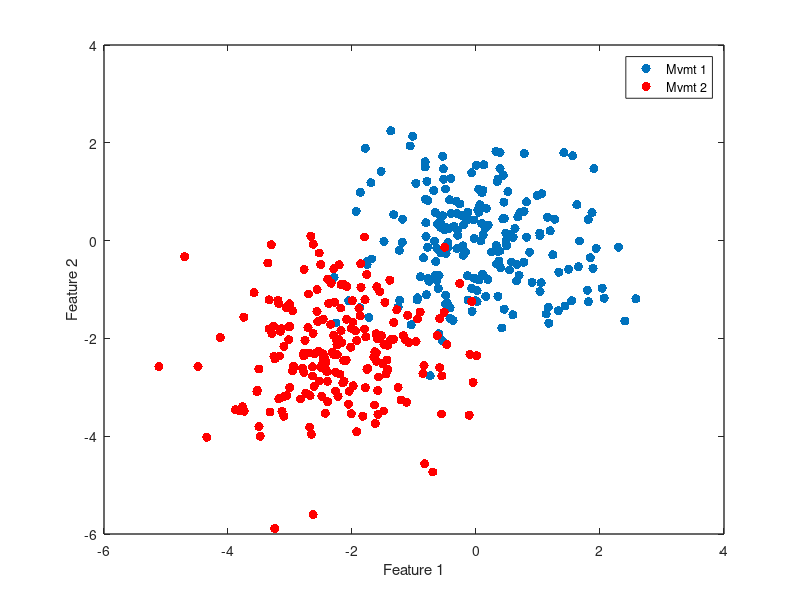

MATLAB code for this plot: (Note: this script raises an error after producing the figure.)

% COME HERE FROM THE REPRESENTATIONAL STRUCURE ANALYSES CODE

%% SIMULATION OF THE TESTING SCHEME
% create two datasets 

a= randn(200,2);
b=randn(200,2)+[-2.25,-2.25];
figure;plot(a(:,1),a(:,2),'.','MarkerSize',20)
hold on
plot(b(:,1),b(:,2),'.r','MarkerSize',20)
set(gcf,'Color','w')
set(gca,'LineWidth',1)
xlabel('Feature 1')
ylabel('Feature 2')
legend({'Mvmt 1','Mvmt 2'})
box on
% compute mahal distance
dstat = mahal2(a,b,2);
title(['Mahalanobis distance of ' num2str(dstat)])

a=a';b=b';
s1 = size(a,2);
c = [a b];
m = mean(c,2);
X = cov(c');
C12 = chol(X);

% plot the ellipse
[v,d]=eigs(X); % ellipse length is sqrt(e.value) in direction of e.vector
d=diag(d);
ra=sqrt(5.991*d(1));
rb=sqrt(5.991*d(2));
v1=v(:,1);
ang = atan(v1(2)/v1(1));
c0=mean(c,2);
xlim([min(c(1,:))-1 max(c(1,:))+1])
ylim([min(c(2,:))-1 max(c(2,:))+1])
figure;plot(a(1,:),a(2,:),'.','MarkerSize',20)
hold on
plot(b(1,:),b(2,:),'.r','MarkerSize',20)
ellipse(ra,rb,ang,c0(1),c0(2),'k');
title(['Gaussian fit to overall data'])
xlim([min(c(1,:))-1 max(c(1,:))+1])
ylim([min(c(2,:))-1 max(c(2,:))+1])
set(gcf,'Color','w')
set(gca,'LineWidth',1)
xlabel('Feature 1')
ylabel('Feature 2')
legend({'Mvmt 1','Mvmt 2'})

% example plotting
g = randn(size(c));
cnew = m + C12'*g;

% just plot it
figure;hold on
plot(cnew(1,:),cnew(2,:),'.k','MarkerSize',20)
ellipse(ra,rb,ang,c0(1),c0(2),'k');
xlim([min(c(1,:))-1 max(c(1,:))+1])
ylim([min(c(2,:))-1 max(c(2,:))+1])
set(gcf,'Color','w')
set(gca,'LineWidth',1)
xlabel('Feature 1')
ylabel('Feature 2')
legend('Sampling from Gaussian Fit')
box on


% find two clusters in the data
idx = kmeans(cnew', 2);
atmp = cnew(:,find(idx==1));
btmp = cnew(:,find(idx==2));
figure;plot(atmp(1,:),atmp(2,:),'.','MarkerSize',20)
hold on
plot(btmp(1,:),btmp(2,:),'.r','MarkerSize',20)
ellipse(ra,rb,ang,c0(1),c0(2),'k');
dd= mahal2(atmp',btmp',2);
title(['K-means parcellation, Mahalanobis dist of ' num2str(dd)])
xlim([min(c(1,:))-1 max(c(1,:))+1])
ylim([min(c(2,:))-1 max(c(2,:))+1])
set(gcf,'Color','w')
set(gca,'LineWidth',1)
xlabel('Feature 1')
ylabel('Feature 2')
legend({'Cluster 1','Cluster 2'})
box on

parfor i=1:500
    g = randn(size(c));
    cnew = m + C12'*g;

    % find two clusters in the data
    idx = kmeans(cnew', 2);
    atmp = cnew(:,find(idx==1));
    btmp = cnew(:,find(idx==2));
    dboot(i) = mahal2(atmp',btmp',2);

end
figure;hist(dboot)
vline(dstat)
sum(dboot>dstat)/length(dboot)



%%
%%%% null hypothesis testing -> permutation of each freq feature mvmt 1 and
% mvmt2. Create a cmmon distribution, sample from the distribution and use
% k-means to get two clusters. then find the mahab distance between the two
% clusters
%%% using all features
a = Data{13};
b = Data{14};
d = mahal2(a',b',2);
dboot=[];
s1 = size(a,2);
c = [a b];
m = mean(c,2);
X = cov(c');
C12 = chol(X);
parfor i=1:500
    g = randn(size(c));
    cnew = m + C12'*g;

    % find two clusters in the data
    idx = kmeans(cnew', 2);
    atmp = cnew(:,find(idx==1));
    btmp = cnew(:,find(idx==2));
    dboot(i) = mahal2(atmp',btmp',2);
end
figure;hist(dboot)
vline(d)
sum(dboot>d)/length(dboot)

%% SAME AS ABOVE BUT NOW FOR ALL PAIRWISE MOVEMENTS

% parallel cluster
clus = parcluster;
clus.NumWorkers = 18;
par_clus = clus.parpool(18);
load('/media/reza/ResearchDrive/B3 Data for ERP Analysis/Data_B3_ForMahabStats.mat')

tic
options = statset('UseParallel',true);
D_p=zeros(length(Data));
D_boot=[];
for i=1:length(Data)
    disp(i)
    a = Data{i};
    for j=i+1:length(Data)
        b = Data{j};
        d = mahal2(a',b',2);
        dboot=[];
        s1 = size(a,2);
        c = [a b];
        m = mean(c,2);
        X = cov(c');
        C12 = chol(X);
        parfor ii=1:750
            g = randn(size(c));
            cnew = m + C12'*g;

            % find two clusters in the data
            idx = kmeans(cnew', 2);
            atmp = cnew(:,find(idx==1));
            btmp = cnew(:,find(idx==2));

            % get mahab distance
            dboot(ii) = mahal2(atmp',btmp',2);
        end
        D_boot = [D_boot;dboot];
        D_p(i,j) = sum(dboot>d)/length(dboot);        
    end
end

Dtmp=squareform(D);
Db = D_boot(:);
Dtmp(end+1:length(Db))=NaN;
figure;boxplot(log10([Dtmp(:) Db(:)]),'Whisker',3)
set(gcf,'Color','w')
xticks(1:2)
xticklabels({'Real Data','Null distribution'})
ylabel('Log Distance')
title('B1')
set(gca,'FontSize',12)
box off
set(gca,'LineWidth',1)

[pfdr,pval]=mafdr(squareform(D_p')',0.05);pfdr
sum(squareform(D_p')<=pfdr)/length(squareform(D_p'))

%cd('F:\DATA\ecog data\ECoG BCI\GangulyServer\Multistate clicker')
%save pairwise_Mahab_Dist_Stats_B1 -v7.3

clear Data
cd('/media/reza/ResearchDrive/B3 Data for ERP Analysis/')
save pairwise_Mahab_Dist_Stats_B3 -v7.3

%clear Data Data_bkup TrialData
%cd('F:\DATA\ecog data\ECoG BCI\GangulyServer\Multistate B3')
%save pairwise_Mahab_Dist_Stats_B3 -v7.3
toc

%% Going down the dendrogram , simulation
a = rand(18,2);
z=linkage(a);
figure;dendrogram(z)
z(:,end+1) = ((size(a,1)+1):(max(max(z(:,1:2)))+1))';

root_idx = z(end-5,1:2);
max_datapts = size(a,1);
children_all={};
for i=1:length(root_idx)
    children=[];
    % first step is to get the immediate below neighbors
    if root_idx(i)<=max_datapts
        children = [children root_idx(i)];
    end
    parents = z(find(z(:,end)==root_idx(i)),1:2);
    children = [children parents(parents<=max_datapts)];
    going_down= true;
    while going_down
        parents = get_children(z,parents)  ;
        children = [children parents(parents<=max_datapts)];
        parents = parents(parents>max_datapts);
        if all(parents<=max_datapts) || isempty(parents)
            going_down=false;
        end
    end
    children_all{i} = children(children<=max_datapts);
end

%% going down the dendogram and doing null hypothesis testing each node
% real data

Z(:,end+1) = ((size(D,1)+1):(max(max(Z(:,1:2)))+1))';


root_idx = Z(end,1:2);
link_stat = Z(end,3);
children_all = get_children_node(Z,root_idx); % the two clusters of mvmts

data=[];tmp_data={};num_bins={};
for i=1:length(children_all)
    idx = children_all{i};
    tmp = cell2mat(Data(idx));
    data = cat(2,data,tmp);
    tmp_data{i}=tmp;
    num_bins{i}=size(tmp,2);
end

num_mvmts = length(cell2mat(children_all));
num_bins = cumsum(cell2mat(num_bins));
num_bins = num_bins(end)/num_mvmts
num_bins = 1:735:(num_mvmts*735+1);

% fit the gaussian to the overall data
m = mean(data,2);
X = cov(data');
C12 = chol(X);
link_stat_boot=[];
options = statset('UseParallel',true);
parfor i=1:10
    g = randn(size(data));
    cnew = m + C12'*g;



    % find clusters in the data for simulated movements using k-means
    %idx = kmeans(cnew', num_mvmts,'MaxIter',250,'Options',options);

    % find clusters using agglom clustering
    %Z = linkage(cnew','complete');    
    %idx = cluster(Z,'maxclust',num_mvmts);

    % create the dataset
    %data_tmp={};
    %for j=1:length(unique(idx))
    %    data_tmp{j} = cnew(:,find(idx==j));
    %end


    % random assignment
    data_tmp={};
    idx=randperm(size(data,2));
    cnew = data(:,idx);
    for j=1:length(num_bins)-1
       data_tmp{j}=cnew(:, num_bins(j):num_bins(j+1)-1);
    end

    Dboot=zeros(size(data_tmp));
    for j=1:length(data_tmp)
        A = data_tmp{j};
        for k=j+1:length(data_tmp)
            B = data_tmp{k};
            Dboot(j,k) = mahal2(A',B',2);
            Dboot(k,j)= Dboot(j,k);
        end
    end
    Znull  = linkage(squareform(Dboot),'complete');
    %figure;(dendrogram(Znull))
    link_stat_boot(i) = Znull(end,3);
end
link_stat_boot
link_stat
sum(link_stat_boot>=link_stat)/length(link_stat_boot)

%
% %%% individually feature by feature
% a = Data{1};
% b = Data{3};
% d = mahal2(a',b',2);
% dboot=[];
% s1 = size(a,2);
% parfor i=1:1000
%     a1={};
%     b1={};
%     for j=1:128:size(a,1)
%         atmp = a(j:(j+128)-1,:);
%         btmp = b(j:(j+128)-1,:);
%         c = [atmp btmp];
%
%         % permutation
%         %I = randperm(size(c,2));
%         %atmp = c(:,I(1:s1));
%         %btmp = c(:,I(s1+1:end));
%
%         % simulating gaussian
%         m = mean(c,2);
%         X = cov(c');
%         C12 = chol(X);
%         g = randn(size(c));
%         cnew = m + C12'*g;
%         %atmp = cnew(:,1:s1);
%         %btmp = cnew(:,s1+1:end);
%
%         % now find two clusters from the simulated data
%         idx = kmeans(cnew', 2);
%         atmp = cnew(:,find(idx==1));
%         btmp = cnew(:,find(idx==2));
%
%         % combine
%         %a1 = [a1;atmp];
%         %b1 = [b1;btmp];
%         a1 = cat(2,a1,atmp);
%         b1 = cat(2,b1,btmp);
%     end
%     % stack together
%     s11=[];s22=[];
%     for j=1:length(a1)
%         s11(j) = size(a1{j},2);
%         s22(j) = size(b1{j},2);
%     end
%     s11 = min(s11)
%     s22 = min(s22)
%     a11=[];b11=[];
%     for j=1:length(a1)
%         tmp=a1{j};
%         a11=[a11;tmp(:,1:s11)];
%         tmp=b1{j};
%         b11=[b11;tmp(:,1:s22)];
%     end
%     dboot(i) = mahal2(a11',b11',2);
% end
% figure;hist(dboot)
% vline(d)

% testing with draw from a random distribution using same k-means
pval=[];
parfor iter=1:10
    disp(iter)
    orig=sort(randn(250,1));
    a = orig(1:125);
    b= orig(126:end)+1.75; % adding 1 here makes it a new distribution
    c=[ a; b];
    %[h p ci st]=ttest2(a,b);
    %d = abs(st.tstat);
    % statistic is k means cluster statistic
    ssum = sum((a-mean(a)).^2) + sum((b-mean(b)).^2);
    tss = sum((c-mean(c)).^2);
    ci_stat = ssum/tss;
    d = ci_stat;

    % fit a gaussian using entries of C
    m = mean(c);
    s = std(c);
    dboot=[];
    for i=1:1000
        cnew = s.*randn(size(c)) + m;
        idx = kmeans(cnew, 2);
        a1 = cnew(idx==1);
        b1 = cnew(idx==2);
        %[h p ci st]=ttest2(a1,b1);
        %dboot(i) = abs(st.tstat);
        ssum = sum((a1-mean(a1)).^2) + sum((b1-mean(b1)).^2);
        tss = sum((cnew-mean(cnew)).^2);
        dboot(i) =  ssum/tss;
    end
    %figure;hist(dboot)
    %vline(ci_stat)
    pval(iter) = sum(dboot>d)/length(dboot);
end
figure;hist(pval)

%% MAIN going down the dendrogram one leaf node at a time

%need to send Data, Z and the associated linked functions

cd('F:\DATA\ecog data\ECoG BCI\GangulyServer\Multistate B3')
%cd('F:\DATA\ecog data\ECoG BCI\GangulyServer\Multistate clicker')

Z(:,end+1) = ((size(D,1)+1):(max(max(Z(:,1:2)))+1))'
figure;dendrogram(Z(:,1:3),0)

pval_link=[];
pval_2means=[];
for i=0:length(Z)-1

    % get the movements within the clusters
    root_idx = Z(end-i,1:2);
    link_stat = Z(end-i,3);
    children_all = get_children_node(Z,root_idx); % the two clusters of mvmts

    % get the data together
    data=[];tmp_data={};num_bins={};
    for ii=1:length(children_all)
        idx = children_all{ii};
        tmp = cell2mat(Data(idx));
        data = cat(2,data,tmp);
        tmp_data{ii}=tmp;
        num_bins{ii}=size(tmp,2);
    end

    num_mvmts = length(cell2mat(children_all));    

    % fit the gaussian to the overall data
    m = mean(data,2);
    X = cov(data');
    C12 = chol(X);
    link_stat_boot=[];
    options = statset('UseParallel',true);
    parfor ii=1:12
        disp(ii)
        g = randn(size(data));
        cnew = m + C12'*g;



        % find clusters in the data for simulated movements using k-means
        idx = kmeans(cnew', num_mvmts,'MaxIter',250,'Options',options);

        % find clusters using agglom clustering
        %ZZ = linkage(cnew','complete');
        %idx = cluster(ZZ,'maxclust',num_mvmts);
        data_tmp={};
        for j=1:length(unique(idx))
            data_tmp{j} = cnew(:,find(idx==j));
        end


        % random assignment
        %     data_tmp={};
        %     idx=randperm(size(data,2));
        %     cnew = data(:,idx);
        %     for j=1:length(num_bins)-1
        %         data_tmp{j}=cnew(:, num_bins(j):num_bins(j+1)-1);
        %     end

        Dboot=zeros(size(data_tmp,2));
        for j=1:length(data_tmp)
            A = data_tmp{j};
            for k=j+1:length(data_tmp)
                B = data_tmp{k};
                Dboot(j,k) = mahal2(A',B',2);
                Dboot(k,j)= Dboot(j,k);
            end
        end
        Znull  = linkage(squareform(Dboot),'complete');
        %figure;(dendrogram(Znull,0))
        link_stat_boot(ii) = Znull(end,3);
    end
    pval_link(i+1) = sum(link_stat_boot>=link_stat)/length(link_stat_boot);
end

Z(:,end+1) = flipud(pval_link)
